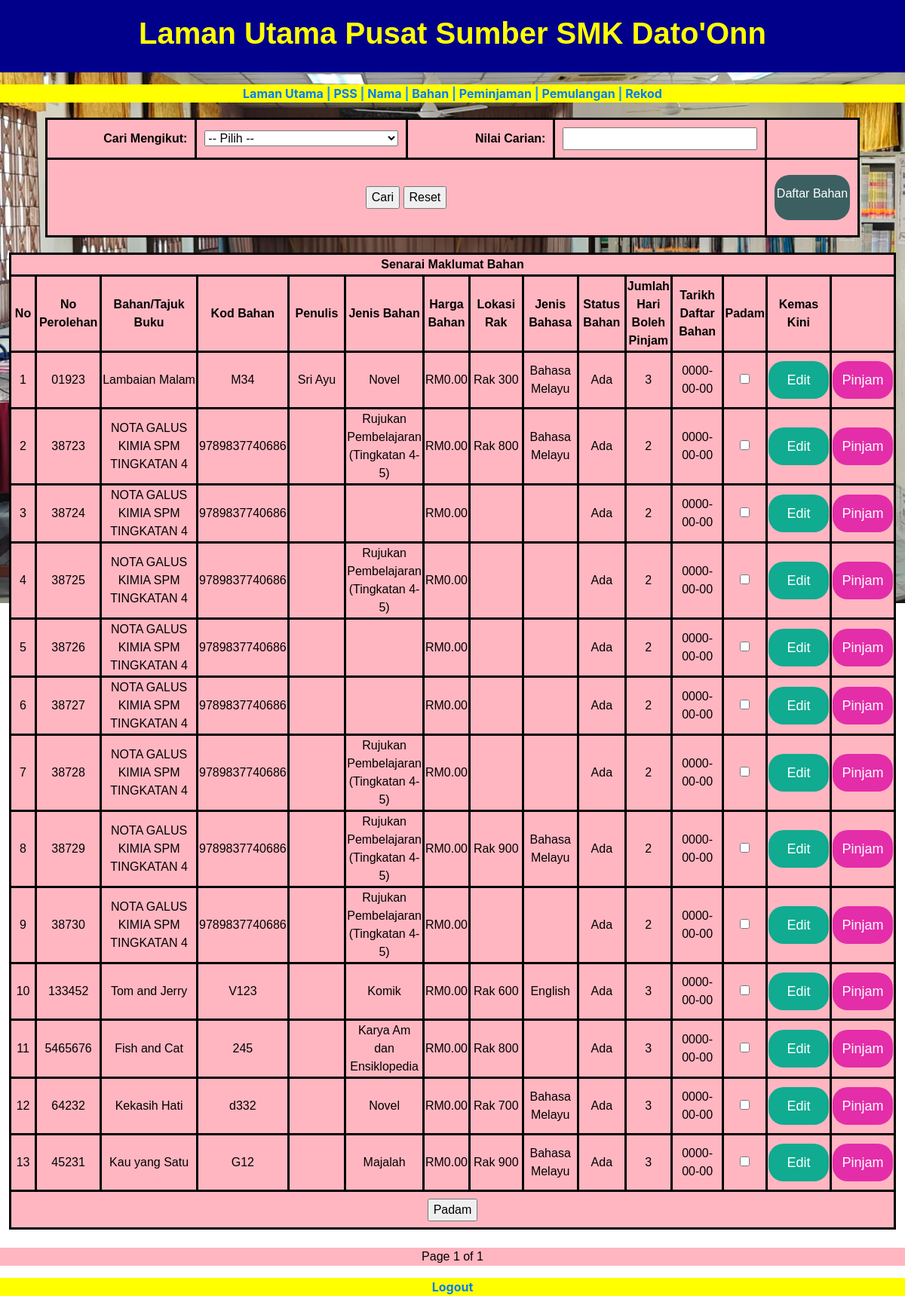
The app's page /library_Book.php with its own data.
### tables this page shows
CREATE TABLE `buku` (
  `book_id` int(11) NOT NULL,
  `no_perolehan` varchar(50) NOT NULL,
  `tajuk` varchar(255) NOT NULL,
  `kod_buku` varchar(50) NOT NULL,
  `penulis` varchar(255) DEFAULT NULL,
  `jenis_buku` varchar(255) NOT NULL,
  `harga` decimal(10,2) DEFAULT NULL,
  `lokasi_rak` varchar(50) NOT NULL,
  `jenis_bahasa` enum('Bahasa Melayu','English','Mandarin','Tamil','Bahasa Arab') NOT NULL,
  `status_buku` enum('Ada','Tiada','Rosak','Hilang','Dipinjam') NOT NULL,
  `jumlah_hari_pinjaman` enum('2','3','Tidak Boleh Dipinjam') NOT NULL,
  `daftar_buku` date DEFAULT NULL
);

### library_Book.php (the view, shortened to what this page needs)
<?php
include('dblibrary.php');
$booksPerPage = 15;
$page = isset($_GET['page']) ? (int)$_GET['page'] : 1;
$offset = ($page - 1) * $booksPerPage;
$sql = "SELECT book_id, no_perolehan, tajuk, kod_buku, penulis, Jenis_buku, harga, lokasi_rak, Jenis_bahasa, status_buku, jumlah_hari_pinjaman, daftar_buku
        FROM buku";
$sql .= " LIMIT $booksPerPage OFFSET $offset";
$result = $conn->query($sql);
$books = ($result->num_rows > 0) ? $result->fetch_all(MYSQLI_ASSOC) : [];
$totalBooksQuery = "SELECT COUNT(*) AS total FROM buku";
$totalBooksResult = $conn->query($totalBooksQuery);
$totalBooks = $totalBooksResult->fetch_assoc()['total'];
$totalPages = ceil($totalBooks / $booksPerPage);
?>
<!DOCTYPE html>
<html lang="en">
  <head>
	<link rel="stylesheet" type="text/css" href="config/css/PSS.css">
    <link href="css/bootstrap-4.4.1.css" rel="stylesheet">
  </head>
	 <body>
	<main class="menu_content">
	  <header class="PSS_header">
		  <h1 align="center"><strong>Laman Utama Pusat Sumber SMK Dato'Onn</strong></h1>
	  </header>
		<p>
	  <section class="PSS_section"><strong>
		  <a href="library_main_page.php">Laman Utama</a> | <a href="library_senarai_PSS.php">PSS</a> | <a href="library_senarai_nama.php">Nama</a> | <a href="library_Book.php">Bahan</a> | <a href="library_senarai_peminjam.php">Peminjaman</a> | <a href="library_senarai_pulang.php">Pemulangan</a> | <a href="library_History.php">Rekod</a></strong>
	  </section></p>
		 <form id="searchForm" name="searchForm" method="get" action="library_Book.php" class="form_bahan" style="margin: 20px auto; width: 90%;">
        <table width="100%" border="0" cellpadding="10" cellspacing="0">
          <tr>
            <td width="20%" align="right"><strong>Cari Mengikut:</strong></td>
            <td width="30%">
              <select name="search_column" id="search_column" onchange="updateSearchInput()" style="width: 100%;">
                <option value="">-- Pilih --</option>
              </select>
            </td>
            <td width="20%" align="right"><strong>Nilai Carian:</strong></td>
            <td width="30%">
              <div id="search_value_container">
              </div>
            </td>
          </tr>
          <tr>
            <td colspan="4" align="center">
              <input type="submit" value="Cari">
              <input type="button" value="Reset" onclick="window.location.href='library_Book.php';">
            </td>
			  <td align="center" margin-top="10px">
                    <a href="library_Book_register.php" class="daftar-bg daftar-button">Daftar Bahan</a>
                </td>
          </tr>
        </table>
      </form>
		 <form id="form7" name="form7" method="post" action="book_delete_library.php">
    <table class="form_bahan" width="98%" height="218" border="1" cellpadding="1" cellspacing="1" align="center">
		<thead>
			    <tr>
				   <td  colspan="20" align="center"><strong>Senarai Maklumat Bahan</strong></td>
		      </tr>
			   <tr>
				   <th width="40" align="center">No</th>
				   <th width="89" align="center">No Perolehan</th>
				   <th width="150" align="center">Bahan/Tajuk Buku</th>
				   <th width="81" align="center">Kod Bahan</th>
				   <th width="86" align="center">Penulis</th>
				   <th width="86" align="center">Jenis Bahan</th>
				   <th width="50" align="center">Harga Bahan</th>
				   <th width="82" align="center">Lokasi Rak</th>
				   <th width="82" align="center">Jenis Bahasa</th>
				   <th width="70" align="center">Status Bahan</th>
				   <th width="60" align="center">Jumlah Hari Boleh Pinjam</th>
				   <th width="80" align="center">Tarikh Daftar Bahan</th>
				   <th width="50" align="center">Padam</th>
				   <th width="60" align="center">Kemas Kini</th>
				   <th width="85" align="center"></th>
			   </tr>
		   </thead>
        <tbody>
        <?php
            if (!empty($books)) {
                $no = $offset + 1;
                foreach ($books as $row) {
                    ?>
            <tr>
                <td align="center"><?php echo $no; ?></td>
                <td align="center"><?php echo $row['no_perolehan']; ?></td>
                <td align="center"><?php echo $row['tajuk']; ?></td>
                <td align="center"><?php echo $row['kod_buku']; ?></td>
				<td align="center"><?php echo $row['penulis']; ?></td>
				<td align="center"><?php echo $row['Jenis_buku']; ?></td>
                <td align="center">RM<?php echo $row['harga']; ?></td>
                <td align="center"><?php echo $row['lokasi_rak']; ?></td>
                <td align="center"><?php echo $row['Jenis_bahasa']; ?></td>
                <td align="center"><?php echo $row['status_buku']; ?></td>
                <td align="center"><?php echo $row['jumlah_hari_pinjaman']; ?></td>
				<td align="center"><?php echo $row['daftar_buku']; ?></td>
                <td align="center"><input type="checkbox" name="delete_ids[]" value="<?php echo $row['book_id']; ?>"></td>
                <td align="center" margin-top="10px">
                    <a href="library_book_update.php?bookid=<?php echo $row['no_perolehan']; ?>" class="edit-bg edit-button">Edit</a>
                </td>
				<td align="center" margin-top="10px">
				<?php if ($row['status_buku'] == "Ada" && ($row['jumlah_hari_pinjaman'] == "2" || $row['jumlah_hari_pinjaman'] == "3")) { ?>
					<a href="library_Booking.php?no_perolehan=<?php echo $row['no_perolehan']; ?>" class="Pinjam-bg Pinjam-button">Pinjam</a>
				<?php } ?>
			</td>
            </tr>
            <?php
            $no++;
        }
    } else {
        ?>
        <tr><td colspan="20" align="center">Tiada Bahan dijumpai</td></tr>
        <?php
    }
    ?>
		<tr>
        <td colspan="20" align="center" height="50">
            <input type="submit" name="Delete" id="Delete" value="Padam">
        </td>
    </tr>
    </tbody>
  </table>
</form>
		 <br>
      <div class="form_bahan" style="text-align: center;">
        <span> Page <?= $page; ?> of <?= $totalPages; ?> </span>
      </div>
  <p><section class="PSS_section" align="center">
       <strong><a href="admin_library_logout.php">Logout</a></strong>
   </section></p>
</main>
</body>
</html>

### config/css/PSS.css (style rules this page uses)
body { font-family: Arial, sans-serif; margin: 0; padding: 0; background-color: #f8f9fa; }
.PSS_header { text-align: center; background-color: darkblue; padding: 20px; }
.PSS_header h1 { font-family: Arial, sans-serif; font-weight: 400; color: yellow; }
.PSS_section { color: dodgerblue; background-color: yellow; text-align: center; text-decoration-color: black; }
.form_bahan { font-family: Arial, sans-serif; color: black; background-color: lightpink; text-align: center; }
table, th, td { border: 3px solid black; border-collapse: collapse; }
.edit-bg { display: inline-block; width: 80px; height: 50px; line-height: 50px; font-size: 18px; color: white; text-decoration: none; text-align: center; border: none; border-radius: 20px; cursor: pointer; margin-top:10px; margin-bottom: 10px; transition: background-color 0.3s ease, transform 0.3s ease; }
.edit-button { background-color: #10AB91; }
.daftar-bg { display: inline-block; width: 100px; height: 60px; line-height: 50px; font-size: 16px; color: white; text-decoration: none; text-align: center; border: none; border-radius: 20px; cursor: pointer; margin-top:10px; margin-bottom: 10px; transition: background-color 0.3s ease, transform 0.3s ease; }
.daftar-button { background-color: #3C6062; }
.Pinjam-bg { display: inline-block; width: 80px; height: 50px; line-height: 50px; font-size: 18px; color: white; text-decoration: none; text-align: center; border: none; border-radius: 20px; cursor: pointer; margin-top:10px; margin-bottom: 10px; transition: background-color 0.3s ease, transform 0.3s ease; }
.Pinjam-button { background-color: #E42DA9; }

### records on screen
buku: no_perolehan "01923", tajuk "Lambaian Malam", kod_buku "M34", penulis "Sri Ayu", jenis_buku "Novel", harga "0.00", lokasi_rak "Rak 300", jenis_bahasa "Bahasa Melayu", status_buku "Ada", jumlah_hari_pinjaman "3", daftar_buku "0000-00-00"
buku: no_perolehan "38723", tajuk "NOTA GALUS KIMIA SPM TINGKATAN 4", kod_buku "9789837740686", jenis_buku "Rujukan Pembelajaran (Tingkatan 4-5)", harga "0.00", lokasi_rak "Rak 800", jenis_bahasa "Bahasa Melayu", status_buku "Ada", jumlah_hari_pinjaman "2", daftar_buku "0000-00-00"
buku: no_perolehan "38724", tajuk "NOTA GALUS KIMIA SPM TINGKATAN 4", kod_buku "9789837740686", harga "0.00", status_buku "Ada", jumlah_hari_pinjaman "2", daftar_buku "0000-00-00"
buku: no_perolehan "38725", tajuk "NOTA GALUS KIMIA SPM TINGKATAN 4", kod_buku "9789837740686", jenis_buku "Rujukan Pembelajaran (Tingkatan 4-5)", harga "0.00", status_buku "Ada", jumlah_hari_pinjaman "2", daftar_buku "0000-00-00"
buku: no_perolehan "38726", tajuk "NOTA GALUS KIMIA SPM TINGKATAN 4", kod_buku "9789837740686", harga "0.00", status_buku "Ada", jumlah_hari_pinjaman "2", daftar_buku "0000-00-00"
buku: no_perolehan "38727", tajuk "NOTA GALUS KIMIA SPM TINGKATAN 4", kod_buku "9789837740686", harga "0.00", status_buku "Ada", jumlah_hari_pinjaman "2", daftar_buku "0000-00-00"
buku: no_perolehan "38728", tajuk "NOTA GALUS KIMIA SPM TINGKATAN 4", kod_buku "9789837740686", jenis_buku "Rujukan Pembelajaran (Tingkatan 4-5)", harga "0.00", status_buku "Ada", jumlah_hari_pinjaman "2", daftar_buku "0000-00-00"
buku: no_perolehan "38729", tajuk "NOTA GALUS KIMIA SPM TINGKATAN 4", kod_buku "9789837740686", jenis_buku "Rujukan Pembelajaran (Tingkatan 4-5)", harga "0.00", lokasi_rak "Rak 900", jenis_bahasa "Bahasa Melayu", status_buku "Ada", jumlah_hari_pinjaman "2", daftar_buku "0000-00-00"
buku: no_perolehan "38730", tajuk "NOTA GALUS KIMIA SPM TINGKATAN 4", kod_buku "9789837740686", jenis_buku "Rujukan Pembelajaran (Tingkatan 4-5)", harga "0.00", status_buku "Ada", jumlah_hari_pinjaman "2", daftar_buku "0000-00-00"
buku: no_perolehan "133452", tajuk "Tom and Jerry", kod_buku "V123", jenis_buku "Komik", harga "0.00", lokasi_rak "Rak 600", jenis_bahasa "English", status_buku "Ada", jumlah_hari_pinjaman "3", daftar_buku "0000-00-00"
buku: no_perolehan "5465676", tajuk "Fish and Cat", kod_buku "245", jenis_buku "Karya Am dan Ensiklopedia", harga "0.00", lokasi_rak "Rak 800", status_buku "Ada", jumlah_hari_pinjaman "3", daftar_buku "0000-00-00"
buku: no_perolehan "64232", tajuk "Kekasih Hati", kod_buku "d332", jenis_buku "Novel", harga "0.00", lokasi_rak "Rak 700", jenis_bahasa "Bahasa Melayu", status_buku "Ada", jumlah_hari_pinjaman "3", daftar_buku "0000-00-00"
buku: no_perolehan "45231", tajuk "Kau yang Satu", kod_buku "G12", jenis_buku "Majalah", harga "0.00", lokasi_rak "Rak 900", jenis_bahasa "Bahasa Melayu", status_buku "Ada", jumlah_hari_pinjaman "3", daftar_buku "0000-00-00"

### other values on screen
$page "1"
$totalPages "1"
